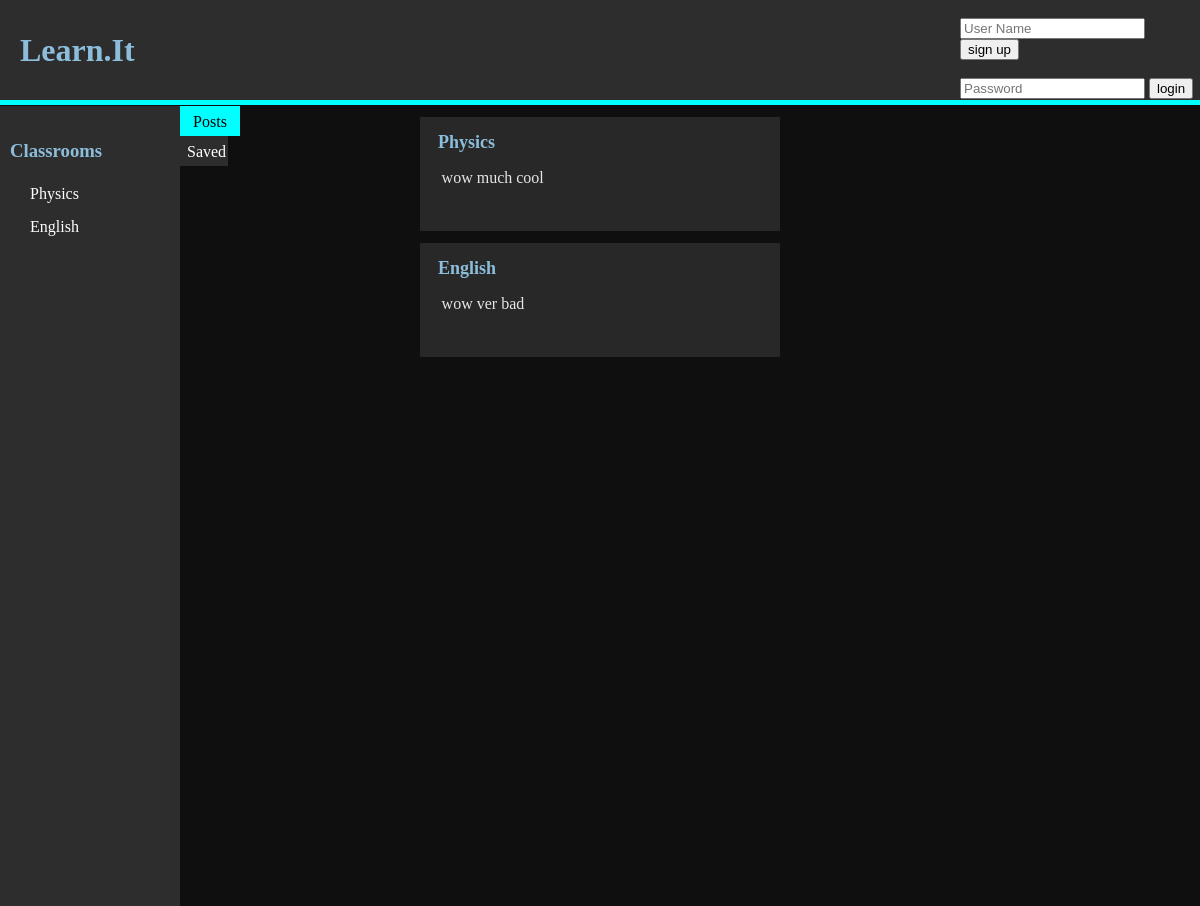
Before: /c with the older database file.
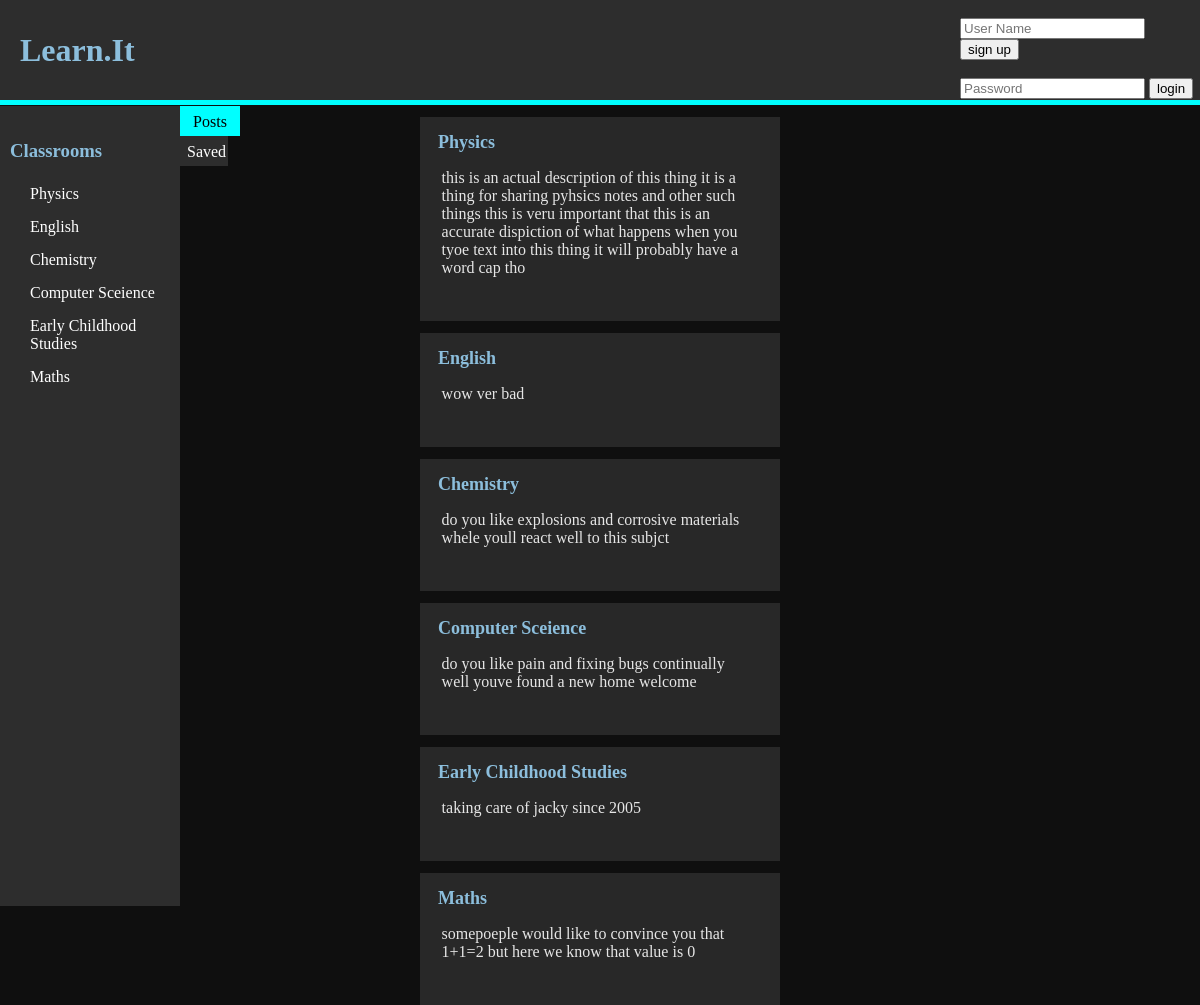
After: the same page with the newer database file.
### tables this page shows
CREATE TABLE classroom (id INTEGER PRIMARY KEY, name STRING (25), description TEXT (100), ProPic TEXT);

### main.py (the view, shortened to what this page needs)
@app.route("/c")
def view_classess():
    name = ""
    my_classess = ""
    id = 0
    if session.get("_User") is None:
        classes = do_query("""SELECT name, id from classroom""", (), None)
    posts = do_query("SELECT * from classroom", (), None)
    return render_template(
        "ClassMenu.html",
        title="Classes",
        stuff=posts,
        classrooms=classes,
        uid=id,
        user_name=name,
        myclassrooms=my_classess,
        page=0,
    )

### main.py (called while the page is built)
def do_query(query, data, fetch):
    conn = sqlite3.connect("learnit.db")
    cur = conn.cursor()
    cur.execute(query, data)
    if fetch is None:
        result = cur.fetchall()
    else:
        result = cur.fetchone()
    conn.close()
    return result

### templates/ClassMenu.html (shortened to what this page needs)
<!DOCTYPE html>
<html lang="en" dir="ltr">
  <head>
  </head>
  <body>
    {%include 'header.html'%}
    {%include 'sidebar.html'%}
    <div class="mode-select">
      <div class="mode-selected">
        <p class="mode-text-selected">Posts</p>
      </div>
      <a href="/saved">
      <div class="mode">
        <p class="mode-text">Saved</p>
      </div>
      </a>
    </div>
    {%for i in stuff%}
    <div class="post">
      <a href="/c/{{i[0]}}"><h1 class="post-title" >{{i[1]}}</h1></a>
      <p class="post-text">{{i[2]}}</p>
      <br>
    </div>
    {%endfor%}
  </body>
</html>

### templates/sidebar.html (shortened to what this page needs)
<!DOCTYPE html>
<html lang="en" dir="ltr">
<link rel="stylesheet" href="../static/css/style.css">
  <head>
  </head>
  <body>
    <div class="sidebar">
      <a href="/c" class="sidebar-Title"><h3 class="sidebar-Title">Classrooms</h3></a>
      {%for i in classrooms%}
        <a href="/c/{{i[1]}}" class="sidebar-Text">{{i[0]}}</a>
      {%endfor%}
    </div>
  </body>
</html>

Changed rows visible on the page:
changed classroom "Physics": description "wow much cool" → "this is an actual description of this thing it is a thing for sharing pyhsics notes and other such things this is veru important that this is an accurate dispiction of what happens when you tyoe text into this thing it will probably have a word cap tho"
added classroom: name "Chemistry", description "do you like explosions and corrosive materials whele youll react well to this subjct"
added classroom: name "Computer Sceience", description "do you like pain and fixing bugs continually well youve found a new home welcome"
added classroom: name "Early Childhood Studies", description "taking care of jacky since 2005"
added classroom: name "Maths", description "somepoeple would like to convince you that 1+1=2 but here we know that value is 0"
